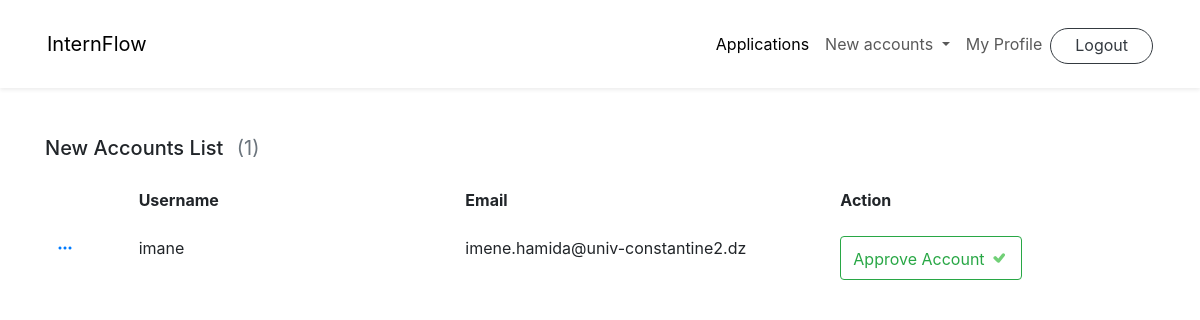
/ViewNewAccounts/ (signed in), run on an earlier commit of the app's database.
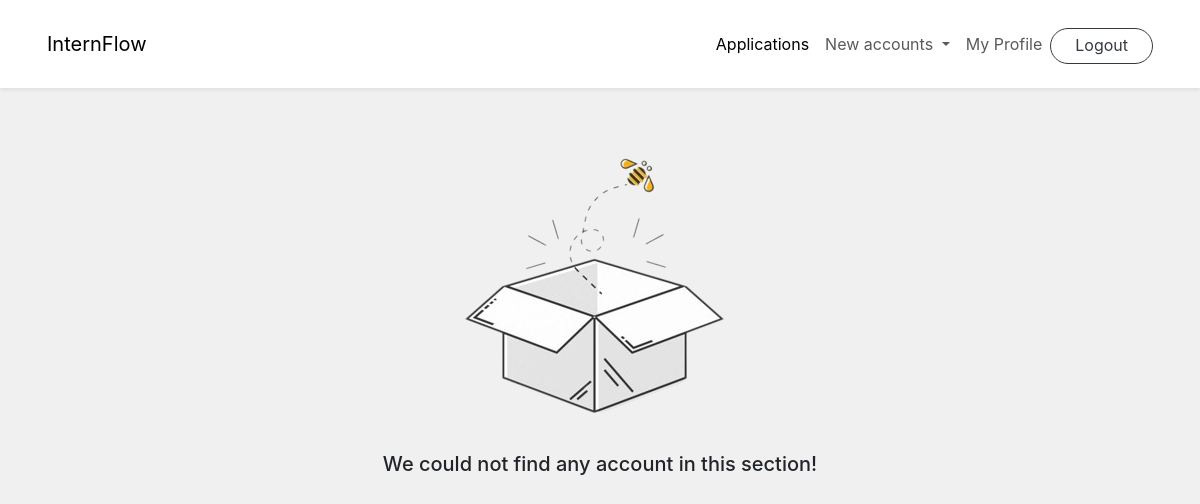
And on a later commit of the database.
### accounts/models.py (models this page shows, shortened)
class Student(models.Model):
    username = models.OneToOneField(User,null=True,blank=True, on_delete=models.CASCADE,related_name='student')
    approvedAccount = models.BooleanField(max_length=100,null=True,blank=True,default=False)
    verifiedLogin = models.BooleanField(max_length=100,null=True,blank=True,default=False)
    FullName = models.CharField(max_length=100,null=True)
    university = models.CharField(max_length=100,null=True)
    department = models.CharField(max_length=100,null=True)
    studentCard = models.IntegerField(null=True)
    studentSnum = models.IntegerField(null=True)
    studenTel = models.IntegerField(max_length=100,null=True)
    prepDeplome = models.CharField(max_length=100,null=True)
    birthDate= models.DateField(null=True,blank=True)
    birthPlace= models.CharField(max_length=100,null=True,blank=True)

class User(AbstractUser):
    pass
    def __str__(self):
        return str(self.username)

### accounts/decorators.py (the view)
        def wrapper_func(request, *args,**kwargs):
            group = None
            if request.user.groups.exists():
                group = request.user.groups.all()[0].name
            if group in allowed_roles:
                return view_func(request, *args,**kwargs)
            else:
                return HttpResponse('You are not authorized to view this page')

### accounts/views.py (called while the page is built)
@login_required(login_url='Signin')
@allowed_users(allowed_roles=['admin'])
def ViewNewAccounts(request):
    accounts = Student.objects.filter(approvedAccount = False)
    total_accounts = accounts.count()
    return render(request,"NewAccounts.html",{'accountslist' : accounts,'total_accounts': total_accounts})

### templates/NewAccounts.html (shortened to what this page needs)
{% extends './adminNavBar.html' %}
{% load static %}
{% block content %}
<link rel="stylesheet" href="https://cdn.jsdelivr.net/npm/bootstrap-icons@1.7.2/font/bootstrap-icons.css">
<link rel="stylesheet" href="https://cdnjs.cloudflare.com/ajax/libs/boxicons/2.1.0/css/boxicons.min.css" />
<link rel="stylesheet" href="https://cdnjs.cloudflare.com/ajax/libs/MaterialDesign-Webfont/5.3.45/css/materialdesignicons.css" />
{% if total_accounts == 0 %}
<body id="noApps" class="noApps">
    <div class="text-center">
        <div class="row">
            <div class="col-md-12">
                <img src="{% static 'imgs/nothing.png' %}" alt="Image Description" class="image-style mb-3" id="image1">
                <h5>We could not find any account in this section! </h5>
            </div>
        </div>
    </div>
    </body>
{% else %}
<div class="container mt-5">
    <div class="row align-items-center">
        <div class="col-md-6">
            <div class="mb-3">
                <h5 class="card-title">New Accounts List <span class="text-muted fw-normal ms-2">({{total_accounts}})</span></h5>
            </div>
        </div>
    </div>
    <div class="row">
        <div class="col-lg-12">
            <div class="">
                <div class="table-responsive" style="overflow: auto; max-height: 1000px; max-width: 1200px;">
                    <table class="table project-list-table table-nowrap align-middle table-borderless">
                        <thead>
                            <tr>
                                <th scope="col" style="width: 10px;"> </th>
                                <th scope="col" style="width: 160px;">Username</th>
                                <th scope="col" style="width: 160px;">Email</th>
                                <th scope="col" style="width: 160px;">Action</th>
                            </tr>
                        </thead>
                        <tbody>
                        {% for i in accountslist %}
                            <tr>
                                <td><a class="bi bi-three-dots"></a>
                                <td>{{i.username}}</a></td>
                                <td>{{i.username.email}}</td>
                                <td>
                                    <form action="{% url 'ApproveAccount' i.id %}" method="POST">{% csrf_token %}
                                        <button type="submit" class="btn btn-outline-success" >Approve Account <span id="boot-icon" class="bi bi-check" style="font-size: 20px; color: rgb(98, 203, 105); -webkit-text-stroke-width: 1.5px; opacity: 0.9; display: inline-block;"></span></button>
                                    </form>
                                </td>
                        {% endfor %}
                        {% endif %}
{% endblock %}

What changed in the data, as far as the page shows it:
no longer on this page (row edited): Student: username "imane", username.email "imene.hamida@univ-constantine2.dz"
Also different on the page:
{{ total_accounts }}: "1" → (not shown)
text no longer shown: "New Accounts List ( ) Username Email Action"
text now shown: "We could not find any account in this section!"
